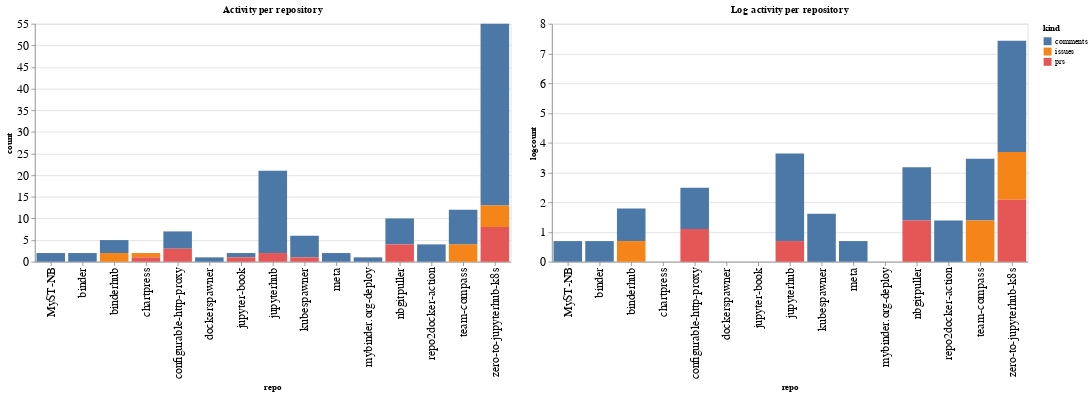

The notebook cell saved with this chart:
### Code cell
ch1 = alt.Chart(repo_summaries, width=600, title="Activity per repository").mark_bar().encode(
    x='repo',
    y='count',
    color='kind',
    tooltip="kind"
)

ch2 = alt.Chart(repo_summaries, width=600, title="Log activity per repository").mark_bar().encode(
    x='repo',
    y='logcount',
    color='kind',
    tooltip="kind"
)

ch1 | ch2

### Figure 1 — Vega-Lite specification as saved in the notebook (floating-point values rounded to 4 significant figures)
{"config": {"axisLeft": {"labelFontSize": 15}, "axisBottom": {"labelFontSize": 15}}, "hconcat": [{"mark": "bar", "encoding": {"color": {"type": "nominal", "field": "kind"}, "tooltip": {"type": "nominal", "field": "kind"}, "x": {"type": "nominal", "field": "repo"}, "y": {"type": "quantitative", "field": "count"}}, "title": "Activity per repository", "width": 600}, {"mark": "bar", "encoding": {"color": {"type": "nominal", "field": "kind"}, "tooltip": {"type": "nominal", "field": "kind"}, "x": {"type": "nominal", "field": "repo"}, "y": {"type": "quantitative", "field": "logcount"}}, "title": "Log activity per repository", "width": 600}], "data": {"name": "data-643d23c51bb65002ecdce764af014284"}, "$schema": "https://vega.github.io/schema/vega-lite/v4.8.1.json", "datasets": {"data-643d23c51bb65002ecdce764af014284": [{"repo": "MyST-NB", "kind": "comments", "count": 2, "logcount": 0.6931}, {"repo": "binder", "kind": "comments", "count": 2, "logcount": 0.6931}, {"repo": "binderhub", "kind": "comments", "count": 3, "logcount": 1.099}, {"repo": "binderhub", "kind": "issues", "count": 2, "logcount": 0.6931}, {"repo": "chartpress", "kind": "issues", "count": 1, "logcount": 0.0}, {"repo": "chartpress", "kind": "prs", "count": 1, "logcount": 0.0}, {"repo": "configurable-http-proxy", "kind": "comments", "count": 4, "logcount": 1.386}, {"repo": "configurable-http-proxy", "kind": "prs", "count": 3, "logcount": 1.099}, {"repo": "dockerspawner", "kind": "comments", "count": 1, "logcount": 0.0}, {"repo": "jupyter-book", "kind": "comments", "count": 1, "logcount": 0.0}, {"repo": "jupyter-book", "kind": "prs", "count": 1, "logcount": 0.0}, {"repo": "jupyterhub", "kind": "comments", "count": 19, "logcount": 2.944}, {"repo": "jupyterhub", "kind": "prs", "count": 2, "logcount": 0.6931}, {"repo": "kubespawner", "kind": "comments", "count": 5, "logcount": 1.609}, {"repo": "kubespawner", "kind": "prs", "count": 1, "logcount": 0.0}, {"repo": "meta", "kind": "comments", "count": 2, "logcount": 0.6931}, {"repo": "mybinder.org-deploy", "kind": "comments", "count": 1, "logcount": 0.0}, {"repo": "nbgitpuller", "kind": "comments", "count": 6, "logcount": 1.792}, {"repo": "nbgitpuller", "kind": "prs", "count": 4, "logcount": 1.386}, {"repo": "repo2docker-action", "kind": "comments", "count": 4, "logcount": 1.386}, {"repo": "team-compass", "kind": "comments", "count": 8, "logcount": 2.079}, {"repo": "team-compass", "kind": "issues", "count": 4, "logcount": 1.386}, {"repo": "zero-to-jupyterhub-k8s", "kind": "comments", "count": 42, "logcount": 3.738}, {"repo": "zero-to-jupyterhub-k8s", "kind": "issues", "count": 5, "logcount": 1.609}, {"repo": "zero-to-jupyterhub-k8s", "kind": "prs", "count": 8, "logcount": 2.079}]}}
